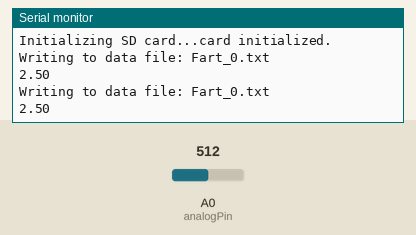
This sketch was run on a simulated Arduino Uno, built with avr-gcc and run on an emulated ATmega328P. Parts: the last lines printed to the serial monitor. The inputs (shaded band) are chosen by the test bench; at power-on: A0 (analogPin) = 512. Storage starts empty.

Above: at 2.8 s.
2.9 s: A0 (analogPin) set to 716
At 3.9 s:
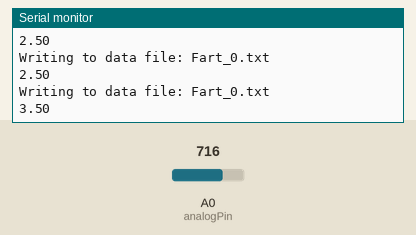
4.4 s: A0 (analogPin) set to 900
At 5.9 s:
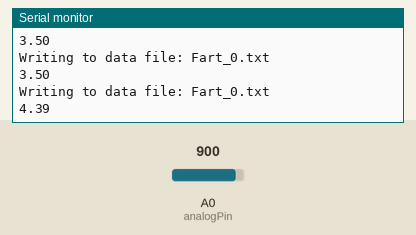
Timing chart, 0 to 7.4 s (numbered marks = the images above; inputs shaded):
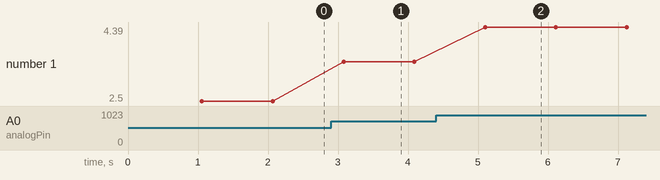

The sketch:

H2_SD_logger.ino
```cpp
/*
  SD card datalogger

  Modified from SD - dataLogger Example

  This code read the AIN0 of a thermistor and converts to a temperature
  This temperature is written to an SD card.

  The circuit:
   analog sensors on analog ins 0
   SD card attached to SPI bus as follows:
 ** MOSI - pin 11
 ** MISO - pin 12
 ** CLK - pin 13
 ** CS - pin 4

*/

#include <SPI.h>
#include <SD.h>

const int chipSelect = 4;
const int dioPin = 0;
const int DAY = 86400;

void setup() {
//  pinMode(chipSelect, OUTPUT);
//  digitalWrite(chipSelect, HIGH);
  // Open serial communications and wait for port to open:
  Serial.begin(9600);
  while (!Serial) {
    ; // wait for serial port to connect. Needed for native USB port only
  }
  Serial.print("Initializing SD card...");

  // see if the card is present and can be initialized:
  if (!SD.begin(chipSelect)) {
    Serial.println("Card failed, or not present");
    // don't do anything more:
    return;
  }
  Serial.println("card initialized.");
  pinMode(dioPin, INPUT);
}

void loop() {
  int count = 0;
  int i = 0;

//  int dioState = digitalRead(dioPin);
//  Serial.print("Digital Read: ");
//  Serial.println(dioState);
  delay(1000);

  while (/*dioState == HIGH*/ 1) {
    logH2(count);
    delay(1000);
    i++;
    if (i >= DAY) {
      count++;
      i = 0;
    }
//    dioState = digitalRead(dioPin);
//    if(dioState == LOW){
//      break;
//    }
  }

}


void logH2(int count) {
  // make a string for assembling the data to log:
  String dataString = "";
  // Data File Name Increment
  char dataFileName[] = "Fart_";
  char myFile[32];
  int analogPin = 0;


  sprintf(myFile, "%s%i.txt", dataFileName, count);
  Serial.print("Writing to data file: ");
  Serial.println(myFile);

  int sensor = analogRead(analogPin);
  dataString = String(getH2(sensor));

  // open the file. note that only one file can be open at a time,
  // so you have to close this one before opening another.
  File dataFile = SD.open(myFile, FILE_WRITE);

  // if the file is available, write to it:
  if (dataFile) {
    dataFile.println(dataString);
    dataFile.close();
    // print to the serial port too:
    Serial.println(dataString);
  }
  // if the file isn't open, pop up an error:
  else {
    Serial.print("error opening: ");
    Serial.println(dataFileName);
  }

  return;
}

float getH2(int rawADC){
  float h2_val = rawADC * 5.0 / 1024.0;
  return h2_val;
}
```

Measured:
- after the input at 2.9 s, the serial monitor: prints a new line after 0.18 s (image 1)
- after the input at 4.4 s, the serial monitor: prints a new line after 0.70 s (image 2)
- plotted number 1: 2.5 → 3.5 after the input at 2.9 s, 3.5 → 4.39 after the input at 4.4 s
